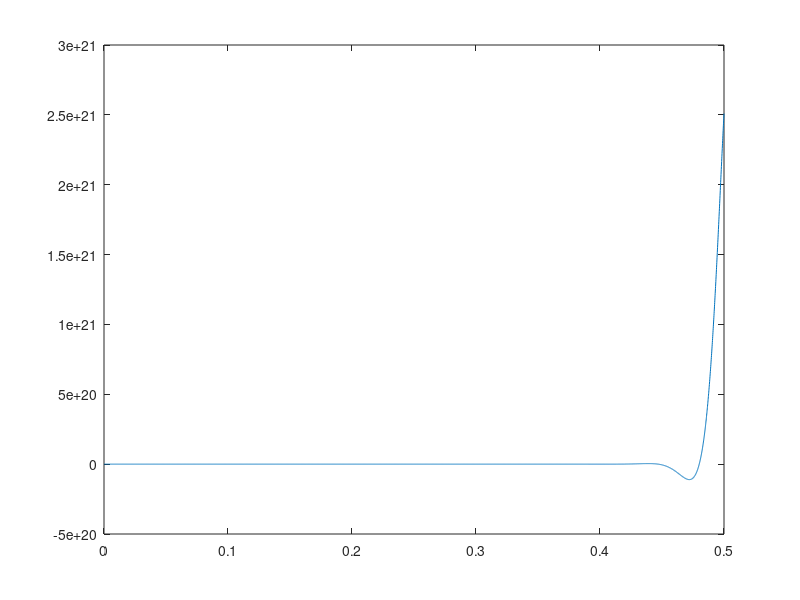
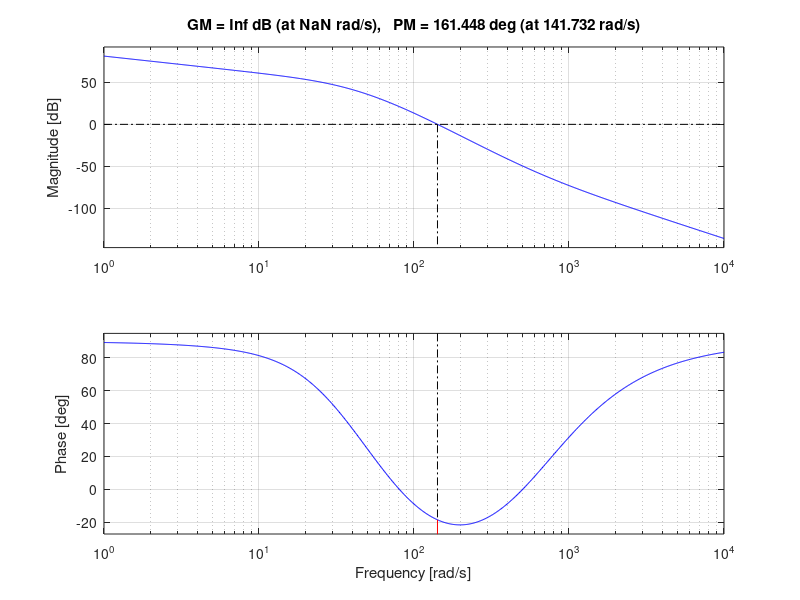
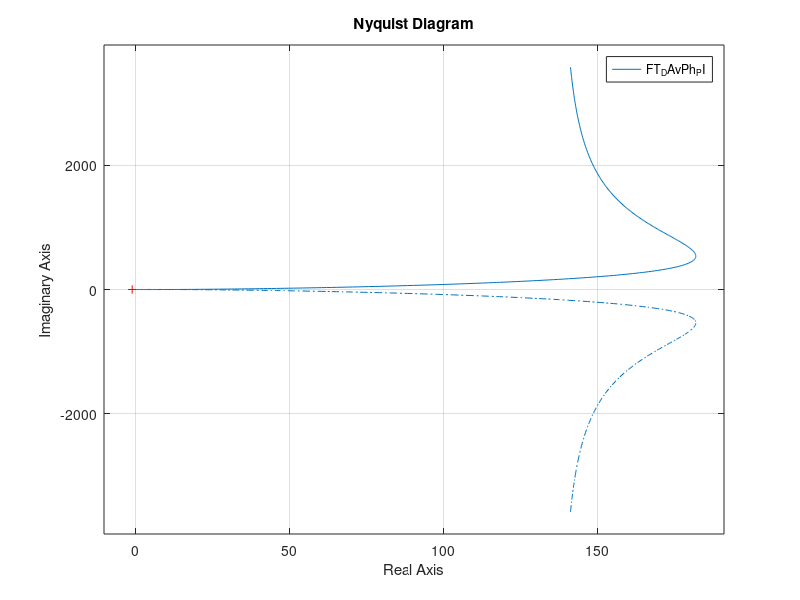
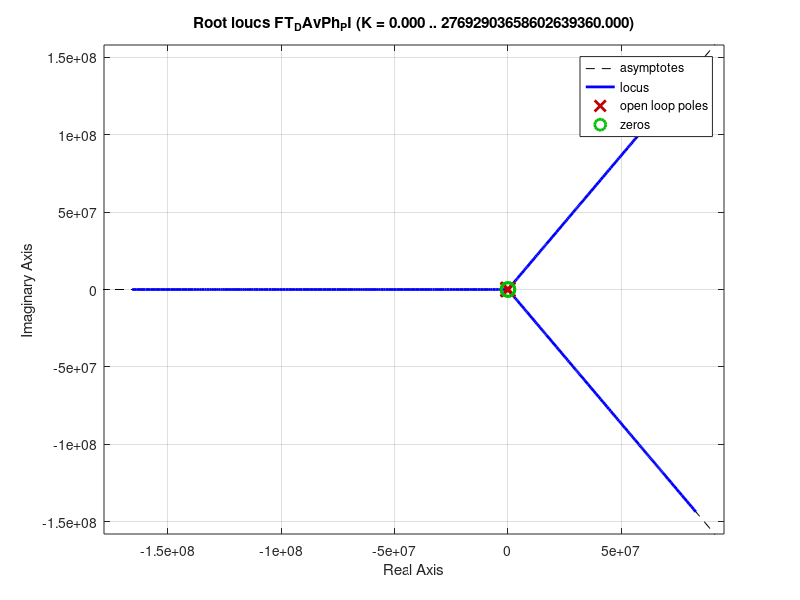

MATLAB code to generate these figures, in order:
%% Compensateurs inclinaison de la plaque (Cas 2)

%%%%%%%%%%%%%%%%%%% Commande de base %%%%%%%%%%%%%%%%%%%
%%%%%%%%%%%%%%%%%%%%%%%%%%%%%%%%%%%%%%%%%%%%%%%%%%%%%%%%
clc
clear all
close all
%%%%%%%%%%%%%%%%%%%%%%%%%%%%%%%%%%%%%%%%%%%%%%%%%%%%%%%%


%%%%%%%%%%%%%% Spécifications à atteindre %%%%%%%%%%%%%%
%%%%%%%%%%%%%%%%%%%%%%%%%%%%%%%%%%%%%%%%%%%%%%%%%%%%%%%%
pm = 25;
wg = 185;
consigne_echelon1 = 0.01;
erreur_echelon1 = -0.000425;
erreur_echelon2 = 0;
FTBO = tf(29.36,[1 31.3 -1216 -3.805e04]);
%%%%%%%%%%%%%%%%%%%%%%%%%%%%%%%%%%%%%%%%%%%%%%%%%%%%%%%%


%%%%%%%%%%%%% Conception d'un Double AvPh %%%%%%%%%%%%%%
%%%%%%%%%%%%%%%%%%%%%%%%%%%%%%%%%%%%%%%%%%%%%%%%%%%%%%%%
% zeta = 0.5*sqrt(tand(pm)*sind(pm))
% wn = (wg*tand(pm))/(2*zeta)
kpos_desire = 1/erreur_echelon2;
[mag,pha]=bode(FTBO,wg);
K_desire = 1/mag;

% Fonction de transfert
FT_K_desire = FTBO*K_desire;

% Conception de l'AvPh à partir du diagramme de bode
[Gm_k,Pm_k,Wp_k,Wg_k] = margin(FT_K_desire);
avphreq = (pm-Pm_k)/2;
avphreq_5 = avphreq + 5;
alpha = (1-sind(avphreq_5))/(1+sind(avphreq_5));
T = 1/(wg*sqrt(alpha));
num = conv([1 1/T],[1 1/T]);
den = conv([1 1/(alpha*T)],[1 1/(alpha*T)]);
G_AvPh_0gain = tf(num,den);
ka = (K_desire/alpha)- 13395;
G_AvPh = ka*G_AvPh_0gain;
FT_AvPh = FTBO*G_AvPh;
%%%%%%%%%%%%%%%%%%%%%%%%%%%%%%%%%%%%%%%%%%%%%%%%%%%%%%%%


%%%%%%%%%%%%%%% Conception d'un PI %%%%%%%%%%%%%%%%%%%%%
%%%%%%%%%%%%%%%%%%%%%%%%%%%%%%%%%%%%%%%%%%%%%%%%%%%%%%%%
[num,den] = tfdata(FT_AvPh,'v');
K_pos_actuel = num(end)/den(end);
beta = (kpos_desire/K_pos_actuel)-1;
T_RePh = 4/wg;
z = -wg/10;
G_PI = tf([1 -z],[1 0]);
FT_DAvPh_PI = FT_AvPh*G_PI;
%%%%%%%%%%%%%%%%%%%%%%%%%%%%%%%%%%%%%%%%%%%%%%%%%%%%%%%%


%%%%%%%%%%%%% Affichage des graphiques %%%%%%%%%%%%%%%%%
%%%%%%%%%%%%%%%%%%%%%%%%%%%%%%%%%%%%%%%%%%%%%%%%%%%%%%%%
% Graphique de l'échelon
t = (0:0.0001:0.5);
u = ones(size(t));
y = lsim(feedback(FT_DAvPh_PI,1),u,t);
figure(1)
plot(t,y)

% Lieu de Bode
figure(2)
margin(FT_DAvPh_PI)

% Lieu de Nyquist
figure(3)
nyquist(FT_DAvPh_PI);

% Lieu des racines 
figure(4)
rlocus(FT_DAvPh_PI);
%%%%%%%%%%%%%%%%%%%%%%%%%%%%%%%%%%%%%%%%%%%%%%%%%%%%%%%%


